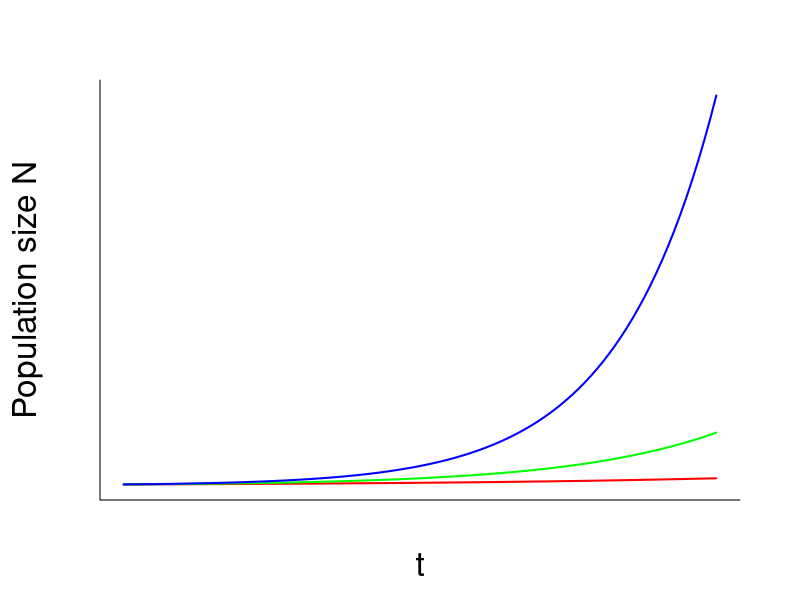
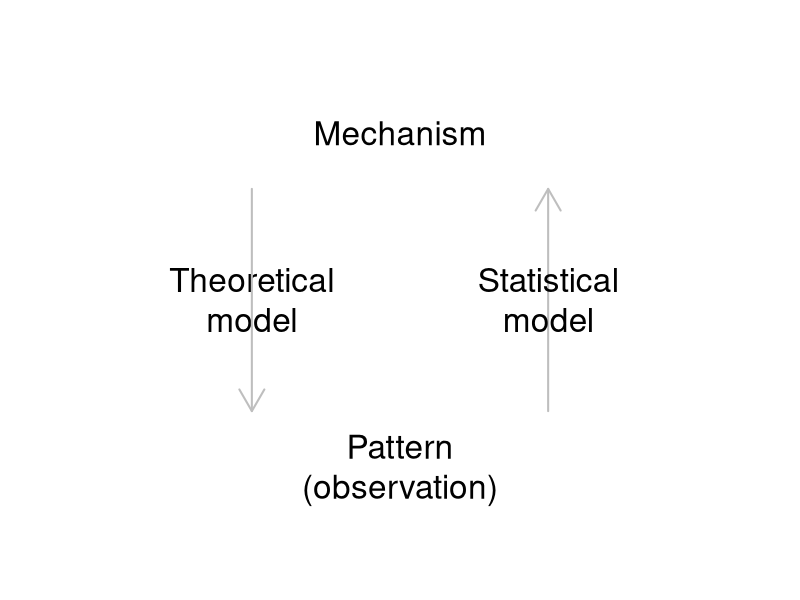
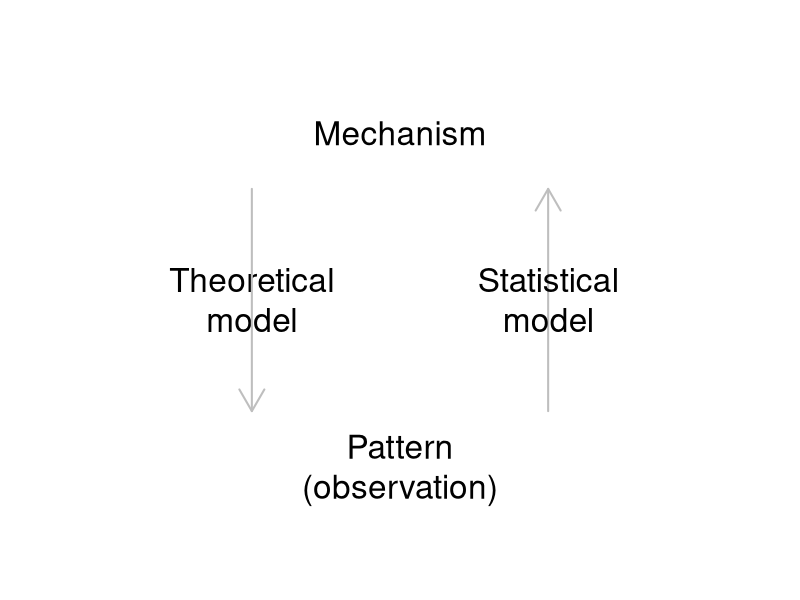

The R script that drew these images, in order:
## ---- chunk 1

knitr::opts_chunk$set(echo = F, fig.width = 5, fig.height = 4)
CEX <- LWD <- 2

## ---- chunk 2
N0 <- 10; r <- 1:3*0.1
N <- sapply(1:3, function(i) N0*exp(r[i]*seq(0, 20, length = 100)) ) 

par(mar = c(5,5,4,3))
matplot(N, type = "l", pch = 21, lty = 1,
        axes = F,
        cex = CEX, lwd = LWD, cex.lab = CEX, cex.axis = CEX,
        ylab = "Population size N", xlab = "t",
        col = rainbow(3) )
box(bty = "l")
## ---- chunk 3
par(mar= c(0,0,0,0), oma = c(0,0,0,0))
plot(0, type = "n", xlim = c(0,1), ylim = c(0,1), ann = F, axes = F)
text(0.5, 0.8, "Mechanism", cex = CEX)
text(0.5, 0.2, "Pattern\n(observation)", cex = CEX)
arrows(x0 = 0.7, y0 = 0.3, y1 = 0.7, col = "gray", lwd = LWD); text(0.3, 0.5, "Theoretical\nmodel", cex = CEX)
arrows(x0 = 0.3, y0 = 0.7, y1 = 0.3, col = "gray", lwd = LWD); text(0.7, 0.5, "Statistical\nmodel", cex = CEX)

## ---- chunk 4
par(mar= c(0,0,0,0), oma = c(0,0,0,0))
plot(0, type = "n", xlim = c(0,1), ylim = c(0,1), ann = F, axes = F)
text(0.5, 0.8, "Mechanism", cex = CEX)
text(0.5, 0.2, "Pattern\n(observation)", cex = CEX)
arrows(x0 = 0.7, y0 = 0.3, y1 = 0.7, col = "gray", lwd = LWD); text(0.3, 0.5, "Theoretical\nmodel", cex = CEX)
arrows(x0 = 0.3, y0 = 0.7, y1 = 0.3, col = "gray", lwd = LWD); text(0.7, 0.5, "Statistical\nmodel", cex = CEX)

